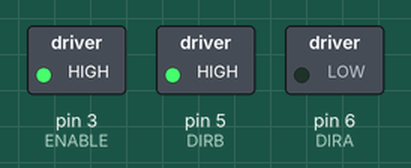
A sketch run on a simulated Arduino Uno, built with avr-gcc and run on an emulated ATmega328P. Parts: switched loads named in the sketch (green lamp = pin HIGH).

Above: at 1.5 s.
At 4.5 s:
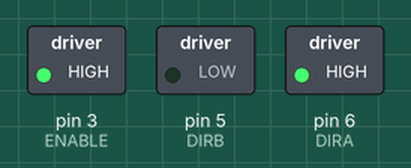
At 6.5 s:
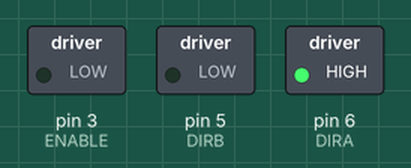
Timing chart, 0 to 9.1 s (numbered marks = the images above):
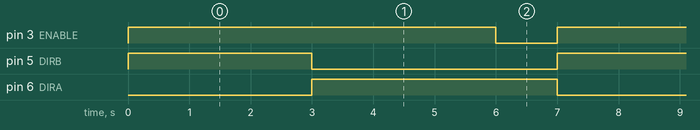

Measured:
- by itself, pin 3 (ENABLE): alternates HIGH for 6.0 s and LOW for 1.0 s
- by itself, pin 5 (DIRB): alternates HIGH for 3.0 s and LOW for 4.0 s
- by itself, pin 6 (DIRA): alternates HIGH for 4.0 s and LOW for 3.0 s

The sketch:

practica_10.1.ino
```cpp
/*******************************************************
* Exercici 1. Motor continua + xip L293D. CANVI DE SENTIT I ATURADA
********************************************************/

#define ENABLE 3
#define DIRA 6
#define DIRB 5

void setup() {
  pinMode(ENABLE,OUTPUT);
  pinMode(DIRA,OUTPUT);
  pinMode(DIRB,OUTPUT);
  }

void antihorari(int temps) {
  digitalWrite(DIRA,HIGH);
  digitalWrite(DIRB,LOW);
  delay(temps);
  }

void horari(int temps) {
  digitalWrite(DIRA,LOW);
  digitalWrite(DIRB,HIGH);
  delay(temps);
  }

void loop() {
  digitalWrite(ENABLE,HIGH);
  //apunt per moure  5 segons en un sentit i 5 segons en altreanti
  horari(3000);
  antihorari(3000);
  digitalWrite(ENABLE,LOW);
  //aturada de 1segon
  delay(1000);
  }
```
